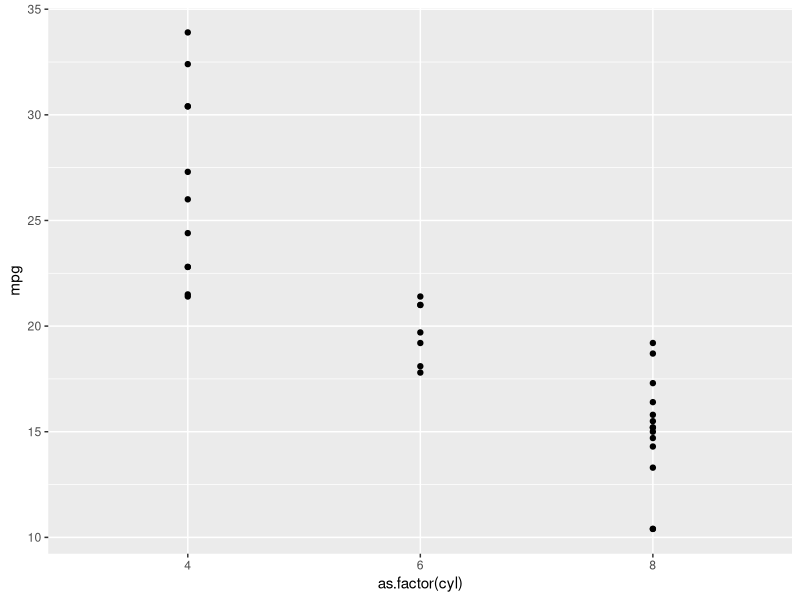
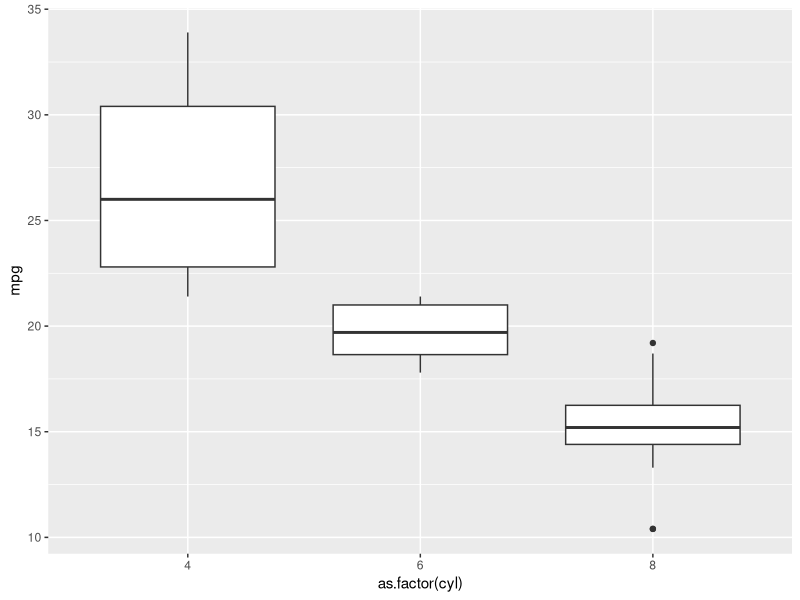
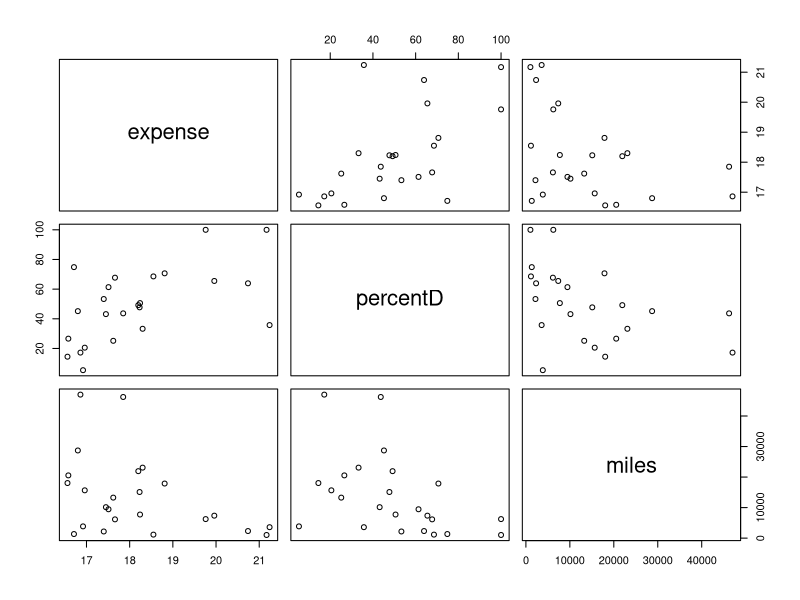

These figures' R source, in order:
## ---- chunk 1
knitr::opts_chunk$set(echo = TRUE, wwarning = FALSE, message = FALSE)
## ---- chunk 2
library(tidyverse)
ggplot(mtcars, aes(x=as.factor(cyl), y=mpg))+geom_point()
## ---- chunk 3
ggplot(mtcars, aes(x=as.factor(cyl), y=mpg))+geom_boxplot()

model2<-lm(mpg~wt + as.factor(cyl), dat=mtcars)
summary(model2)
## ---- chunk 4
function_name <- function(arg_1,..) {
   Function_body 
}
## ---- chunk 5
#Create a function to print out the values for perfect squares. 
perfect.squares<-function(x){for (x in 1:10){
  if(x%%x == 0)
    b<-x^2
  print (b)
}}
#pass a value to the function
perfect.squares(10)
## ---- chunk 6
#Create a function with more than one argument
translate<-function(x,y){
  if (x=="NA"){x=0}
  else if (x!="NA"){x=x}
  print(x)
  if (y== -1){y="NA"}
  else if (y!=-1){y=y}
  print(y)
}
#Testing the function with input values 
x<-"NA"
y<-"-1"
x2<-1
y2<-0
translate(x, y)
translate(x2, y2)
## ---- chunk 7

buses=read.table('buses.txt', header=FALSE)
colnames(buses) <- c("expense","miles", "percentD", "percentF", "receipt")
attach(buses)

pairs(~ expense +  percentD + miles, data = buses)

## Computing the sums for the predictor and response variables 
X_1=miles

X_2=percentD

X_1_s=sum(X_1)

X_2_s=sum(X_2)

X_1_sq=sum(X_1^2)

X_2_sq=sum(X_2^2)

X_12_s=sum(X_1*X_2)

Y_s=sum(expense)

X_1_Y=sum(X_1*expense)

X_2_Y=sum(X_2*expense)

## Create XY matrix
I=rep(1,24)

X=cbind(I, X_1, X_2)

Y=cbind(expense)

XY=t(X)%*%Y

## Create Matrix XX matrix and find the inverse matrix in R

XX=t(X)%*%X
Inverse=solve(XX)

## beta
beta=Inverse%*%XY

fit=X%*%beta

res=Y-fit

## Covariance of fitted values. 


X_r1=c(1, 46230, 43.67)
X_r2=c(1, 7360, 65.51)
X_r=rbind(X_r1, X_r2)



CV=X_r%*%Inverse%*%t(X_r)

## Multiple Linear Regression
multi.fit = lm(expense~ miles + percentD, data=buses)
summary(multi.fit)


res.aov <- aov(expense~ miles + percentD, data=buses)
summary(res.aov)

AOV<-anova(multi.fit)

